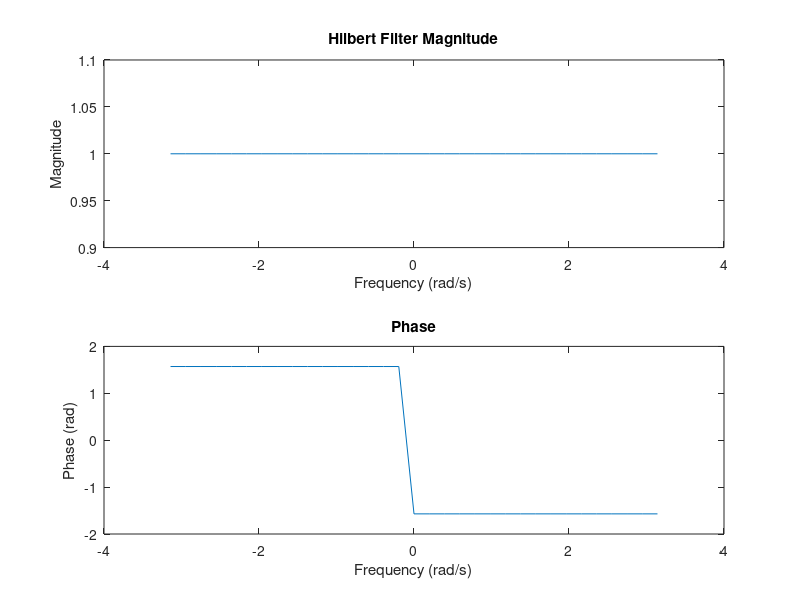

Write MATLAB code to recreate this figure.
clear all; close all; clc;

N=32;
n = -pi:2*pi/N:pi;
len = length(n);
hf = [];
for ii = 1:len
	if (n(ii)<0)
		hf(ii) = i;
	else
		hf(ii) = -i;
	end
end

subplot(2,1,1)
plot(n,abs(hf));
title('Hilbert Filter Magnitude');
xlabel('Frequency (rad/s)');
ylabel('Magnitude');

subplot(2,1,2)
plot(n,angle(hf));
title('Phase');
xlabel('Frequency (rad/s)');
ylabel('Phase (rad)');

